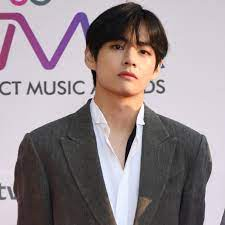
#> input picture VBTS.jpg, 225 x 225 px
$ python main.py
#> lines starting #> are read from the running program, lines starting #| are printed output that depends on the picture; after the words box and inside, x2 and y2 are one past the last pixel; in counts of white or black regions, pixels touching at a corner belong together
#Capturing Image

import cv2

#Create a cascadeclassifier object
face_cascade=cv2.CascadeClassifier("haarcascade_frontalface_default.xml")

#Reading the image at it is
img=cv2.imread("VBTS.jpg")
#> img is the input picture: shape (225, 225, 3); mean B, G, R 142.3, 138.6, 150.2

#Reading the image as gray scale image
gray_img=cv2.cvtColor(img,cv2.COLOR_BGRA2GRAY)
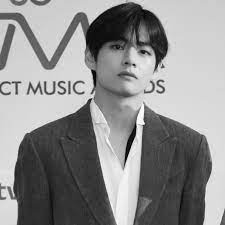
#> gray_img: shape (225, 225); min 0, max 254, mean 142.5

#Search the co-ordinates of the image
faces=face_cascade.detectMultiScale(gray_img,scaleFactor=1.05,minNeighbors=5)
#> faces = [[94, 23, 71, 71]]
print(type(faces))
#| <class 'numpy.ndarray'>
print(faces)
#| [[94 23 71 71]]

for x,y,w,h in faces:
    img=cv2.rectangle(img,(x,y),(x+w,y+h),(0,255,0),3)
#> this loop made 1 pass
#> pass 1, `img=cv2.rectangle(img,(x,y),(x+w,y+h),(0,255,0),3)`:
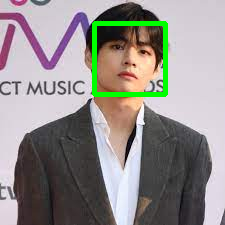
#> img: shape (225, 225, 3); 2.78% of pixels changed, all inside (x1, y1, x2, y2) = (92, 21, 168, 97)

resized=cv2.resize(img,(int(img.shape[1]/7),int(img.shape[0]/7)))
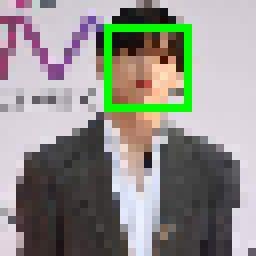
#> resized: shape (32, 32, 3) (shown 8 times larger); mean B, G, R 138.4, 144.4, 145.2
cv2.imshow("Gray",img)
cv2.waitKey(2000)
cv2.destroyAllWindows()
